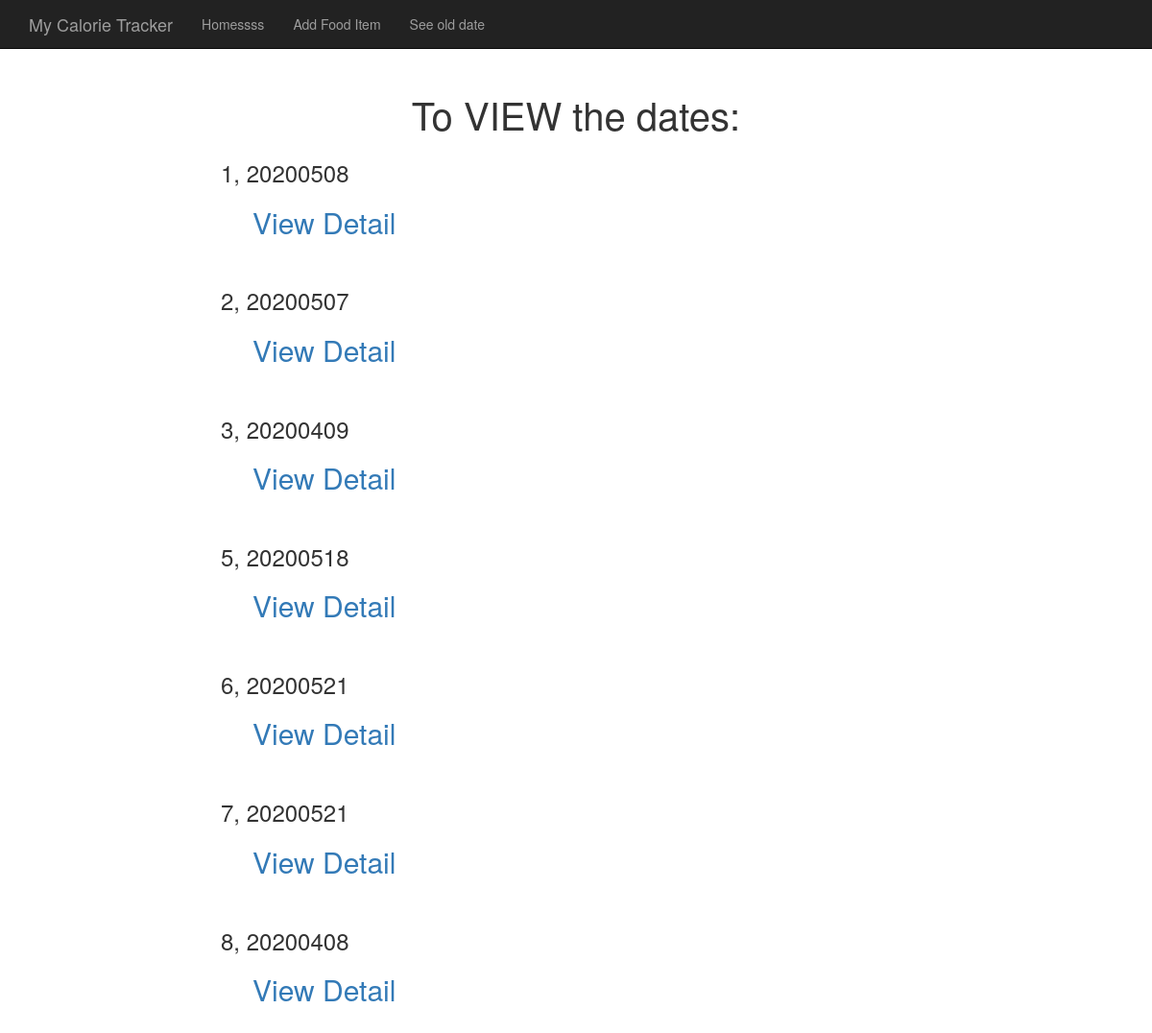
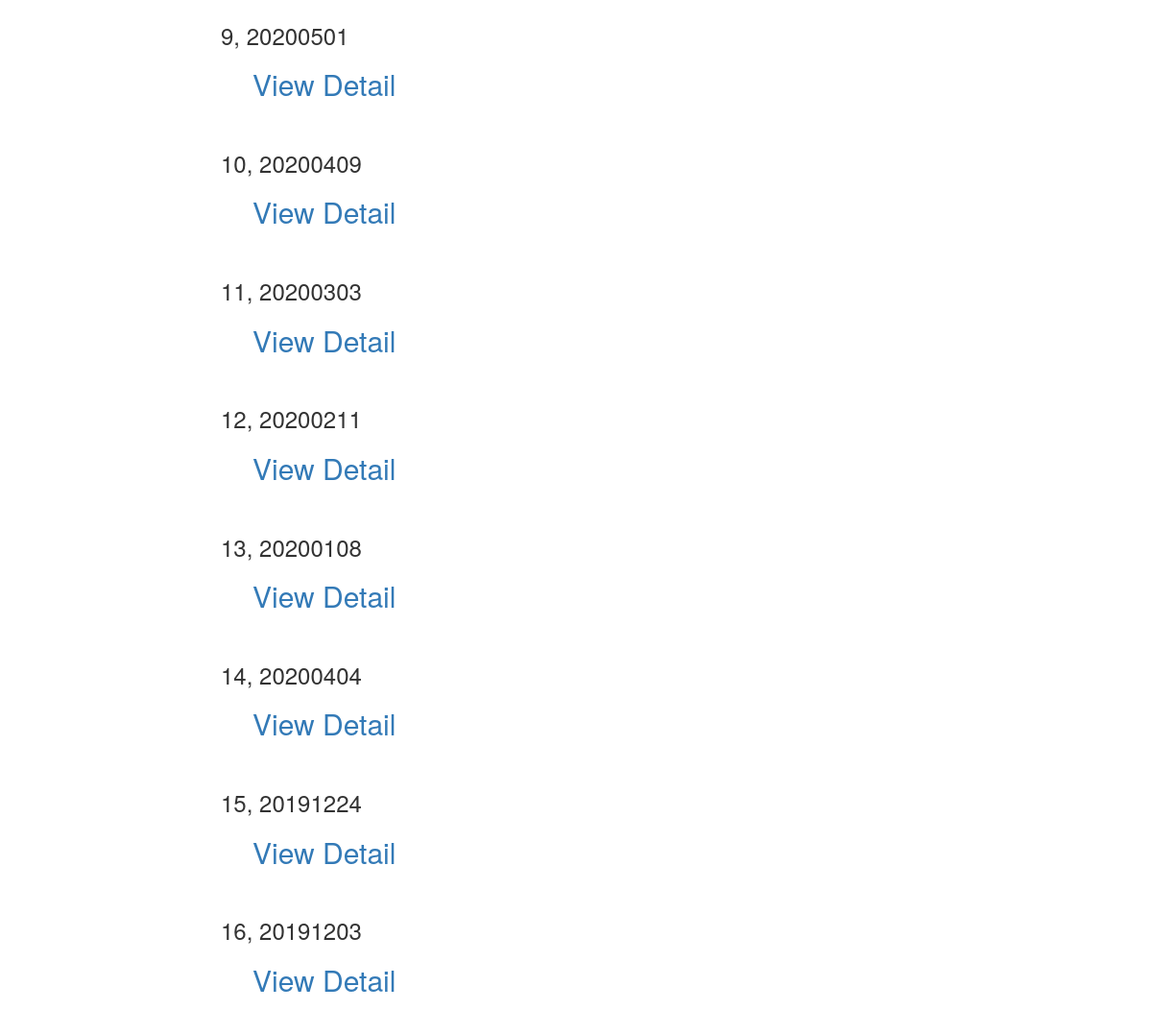
The page /view_old on the database its author committed (2 pictures, top to bottom).
### tables this page shows
CREATE TABLE log_date (
    id integer primary key autoincrement,
    entry_date date not null
);

### calorie.py (the view)
@app.route('/view_old', methods =['POST', 'GET'], defaults={'date' : 'Default'})
@app.route('/view_old/<date>', methods=[ 'POST','GET'])
def view_old(date):
	db = get_db()
	cur = db.execute('select id, entry_date from log_date')
	results = cur.fetchall()
	return render_template('view_dates.html', display=True , results=results)

### calorie.py (called while the page is built)
def connect_db():
    sql = sqlite3.connect('sqlite3/food_log.db')
    sql.row_factory = sqlite3.Row
    return sql

def get_db():
    if not hasattr(g, 'sqlite_db'):
        g.sqlite_db = connect_db()
    return g.sqlite_db

### templates/view_dates.html (shortened to what this page needs)
{% extends "base.html" %}
{% block body %}
<nav class="navbar navbar-inverse navbar-fixed-top">
  <div class="container">
    <div class="navbar-header">
      <a class="navbar-brand" href="{{ url_for('index') }}">My Calorie Tracker</a>
    </div>
    <div id="navbar" class="navbar-collapse collapse">
      <ul class="nav navbar-nav">
        <li><a href="{{ url_for('index') }}">Homessss</a></li>
        <li><a href="{{ url_for('food') }}">Add Food Item</a></li>
        <li><a href="{{ url_for('view_old') }}">See old date</a></li>
      </ul>
    </div>
  </div>
</nav>
<br>
<p style="font-size: 40px;text-align: center;"> To VIEW the dates:</p>
{% for i in results %}
<h3 style="margin-left: 230px;">{{ i.id }}, {{ i.entry_date }} </h3>
<form method="POST" action="/view_old">
	<a href="{{ url_for('view', date=i.entry_date) }}" type="button" class="btn btn-link" style="margin-left: 250px;font-size: 30px">View Detail</a></li>
</form>
<br>
{% endfor %}
<br>
{% endblock %}

### static/theme.css (style rules this page uses)
body { padding-top: 70px; padding-bottom: 30px; }

### rows shown on the page
log_date: id "1", entry_date "20200508"
log_date: id "2", entry_date "20200507"
log_date: id "3", entry_date "20200409"
log_date: id "5", entry_date "20200518"
log_date: id "6", entry_date "20200521"
log_date: id "7", entry_date "20200521"
log_date: id "8", entry_date "20200408"
log_date: id "9", entry_date "20200501"
log_date: id "10", entry_date "20200409"
log_date: id "11", entry_date "20200303"
log_date: id "12", entry_date "20200211"
log_date: id "13", entry_date "20200108"
log_date: id "14", entry_date "20200404"
log_date: id "15", entry_date "20191224"
log_date: id "16", entry_date "20191203"
